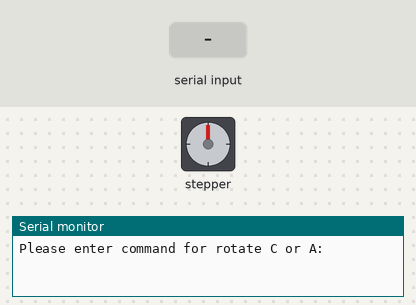
A program run on a simulated Arduino Uno, built with avr-gcc and run on an emulated ATmega328P. Parts: stepper motor, the last lines printed to the serial monitor. Wiring (inferred from the names in the program): stepper motor (2048 steps per turn assumed): coils pin 8, pin 9, pin 10, pin 11. The inputs (shaded band) are chosen by the test bench.

Above: at 1.2 s.
1.3 s: "C" received over Serial
At 2.08 s:
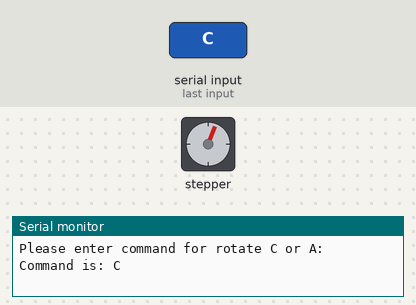
4.3 s: "C" received over Serial
At 7.2 s:
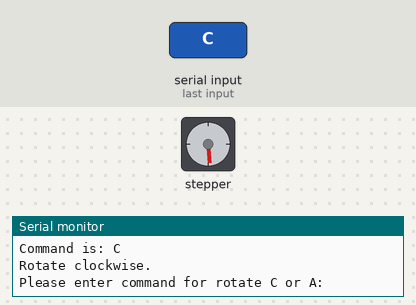
7.3 s: "A" received over Serial
At 9.7 s:
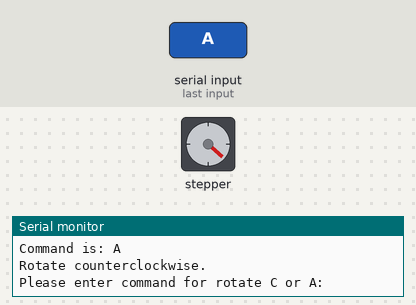
Timing chart, 0 to 11.2 s (numbered marks = the images above; inputs shaded):
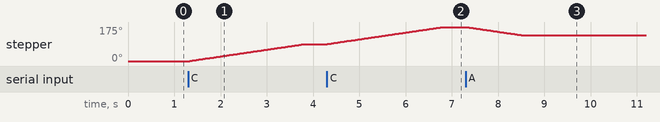

The program:

main.cpp
```cpp
#include <Arduino.h>

const int IN1 = 8;
const int IN2 = 9;
const int IN3 = 10;
const int IN4 = 11;

const int STEPS_PER_REV = 2048;
void stepMotor(bool clockwise);
void rotateSteps(int steps, bool clockwise);

const int stepSequence[4][4] = {
  {1, 0, 0, 0},
  {0, 1, 0, 0},
  {0, 0, 1, 0},
  {0, 0, 0, 1},
};

void setup() {
  Serial.begin(9600);
  pinMode(IN1, OUTPUT);
  pinMode(IN2, OUTPUT);
  pinMode(IN3, OUTPUT);
  pinMode(IN4, OUTPUT);
  Serial.println("Please enter command for rotate C or A: ");
}

void loop() {
  if (Serial.available()) {
    char command = Serial.read();
    Serial.print("Command is: ");
    Serial.println(command);
    if (command == 'C') {
      rotateSteps(500, true);
      Serial.println("Rotate clockwise.");
    } else if (command == 'A') {
      rotateSteps(250, false);
      Serial.println("Rotate counterclockwise.");
    }
    Serial.println("Please enter command for rotate C or A: ");
  }
}

void rotateSteps(int steps, bool clockwise) {
  for (int i = 0; i < steps; i++){
  stepMotor(clockwise);
  delay(5);
  }
}

void stepMotor(bool clockwise) {
  static int stepIndex = 0;
  digitalWrite(IN1, stepSequence[stepIndex][0]);
  digitalWrite(IN2, stepSequence[stepIndex][1]);
  digitalWrite(IN3, stepSequence[stepIndex][2]);
  digitalWrite(IN4, stepSequence[stepIndex][3]);


  if (clockwise) {
    stepIndex = (stepIndex + 1) % 4;
  } else {
    stepIndex = (stepIndex + 3) % 4;
  }
}
```

Measured:
- after the input at 1.3 s, stepper: turns 87° clockwise in 2.5 s, starting at once
- after the input at 4.3 s, stepper: turns 88° clockwise in 2.5 s, starting at once
- after the input at 7.3 s, stepper: turns 43° counter-clockwise in 1.2 s, starting at once
